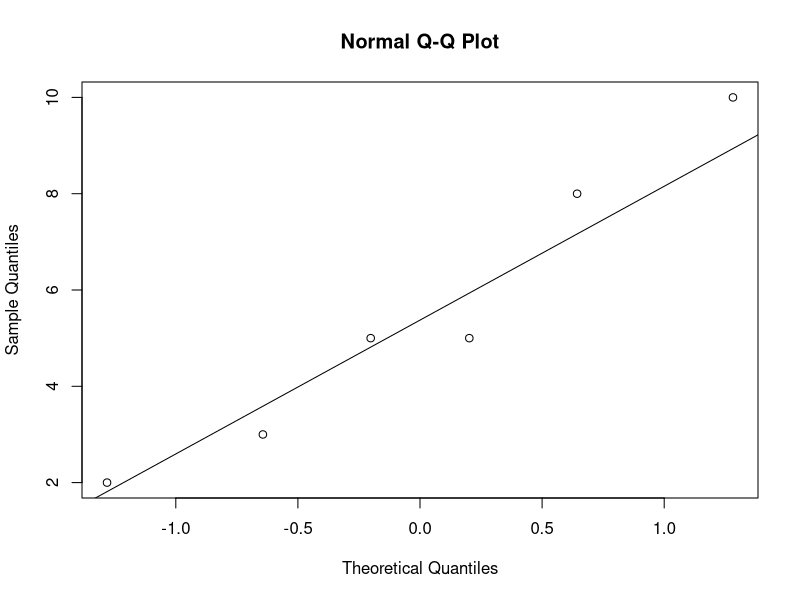
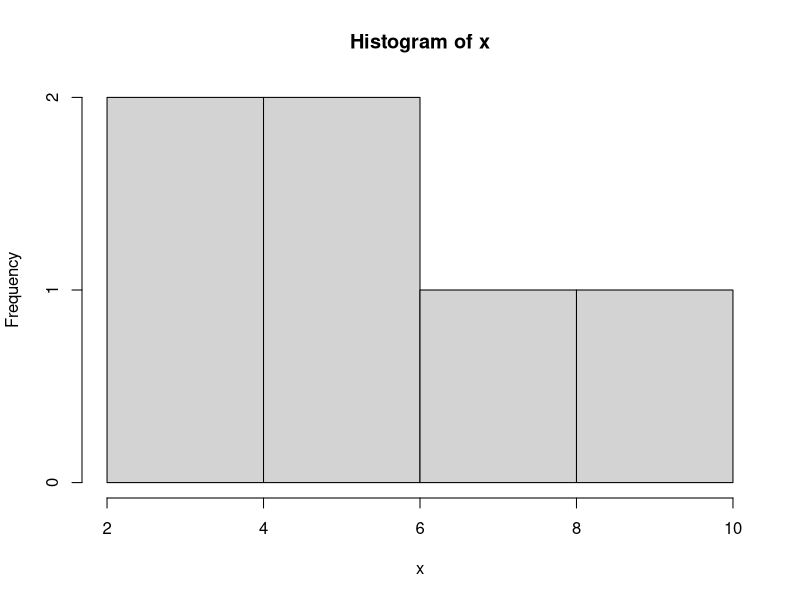
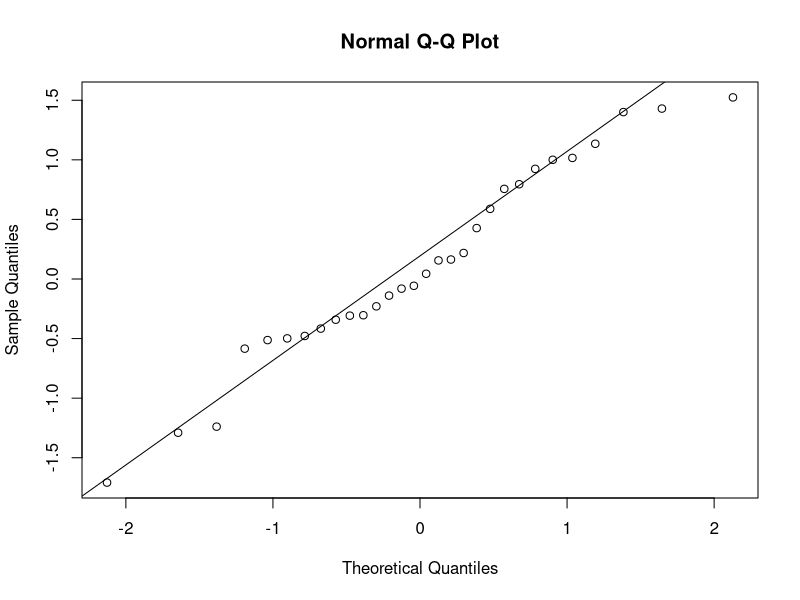
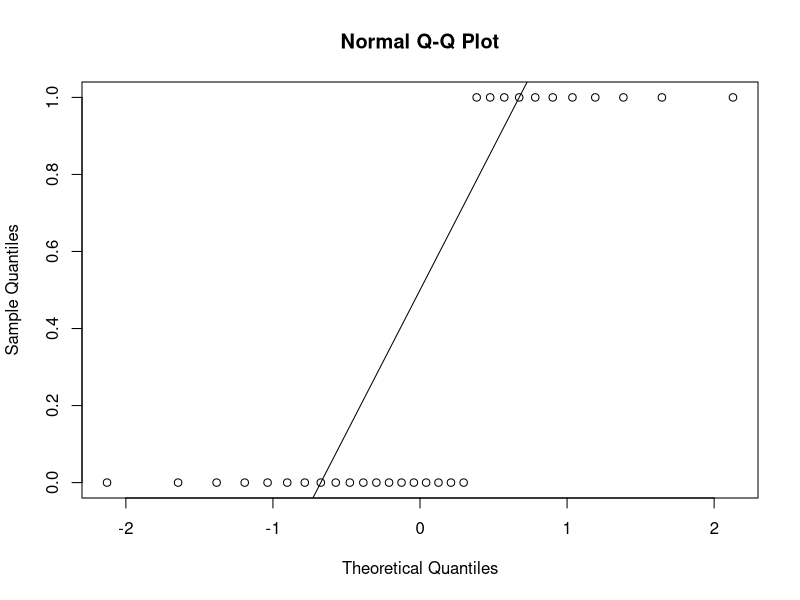
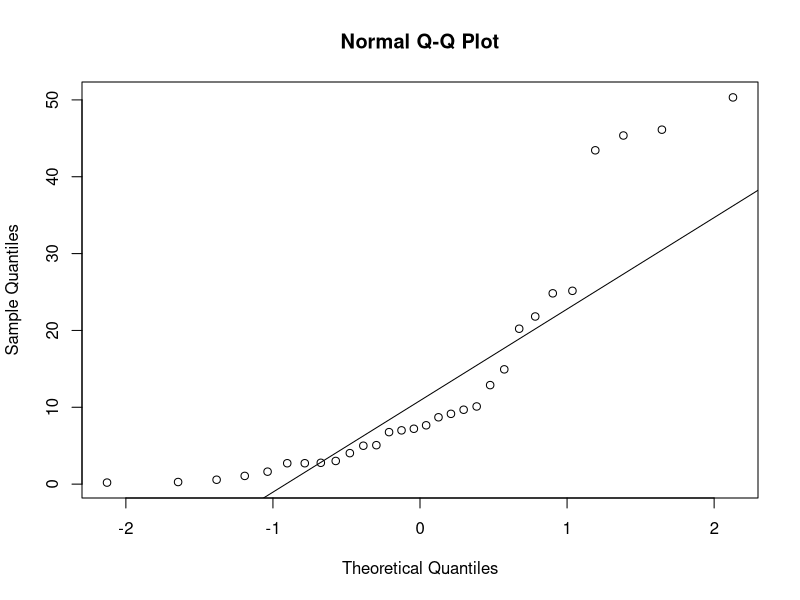

Write the R code that produced these figures, in order.
# Normal Probability Plot

x <- c(2,3,5,5,8,10)
qqnorm(x)
qqline(x)
hist(x)

x <- rnorm(30)
qqnorm(x)
qqline(x)

y <- rbinom(30,10,0.05)
qqnorm(y)
qqline(y)

xx <- rexp(30,0.1)
qqnorm(xx)
qqline(xx)

pnorm(12,10,2)-pnorm(8,10,2)
pnorm(30,25,5)-pnorm(20,25,5)

pnorm(14,10,2)-pnorm(6,10,2)
pnorm(35,25,5)-pnorm(15,25,5)

pnorm(3)-pnorm(-3)

# Area to the right of Z = -0.85
pnorm(-0.85,lower.tail=FALSE)


# Area between -0.4 and 0.75
pnorm(0.75)-pnorm(-0.4)

# Outside -0.96 and 1.62
pnorm(-0.96)
pnorm(1.62,lower.tail=FALSE)
pnorm(-0.96)+pnorm(1.62,lower.tail=FALSE)

# Find the value of c

# + Pr(Z >= c) = 0.42
qnorm(0.42,lower.tail=FALSE)


# + Pr(Z < c) = 0.32
qnorm(0.32)
# check
pnorm(-0.4676988)

# + Pr(|Z| >= c) = 0.345
qnorm(0.345/2,lower.tail=FALSE)
qnorm(0.345/2)

# + Pr(-c < Z < c) = 0.476
qnorm(0.524/2,lower.tail=FALSE)
# check
pnorm(0.6371917)-pnorm(-0.6371917)
